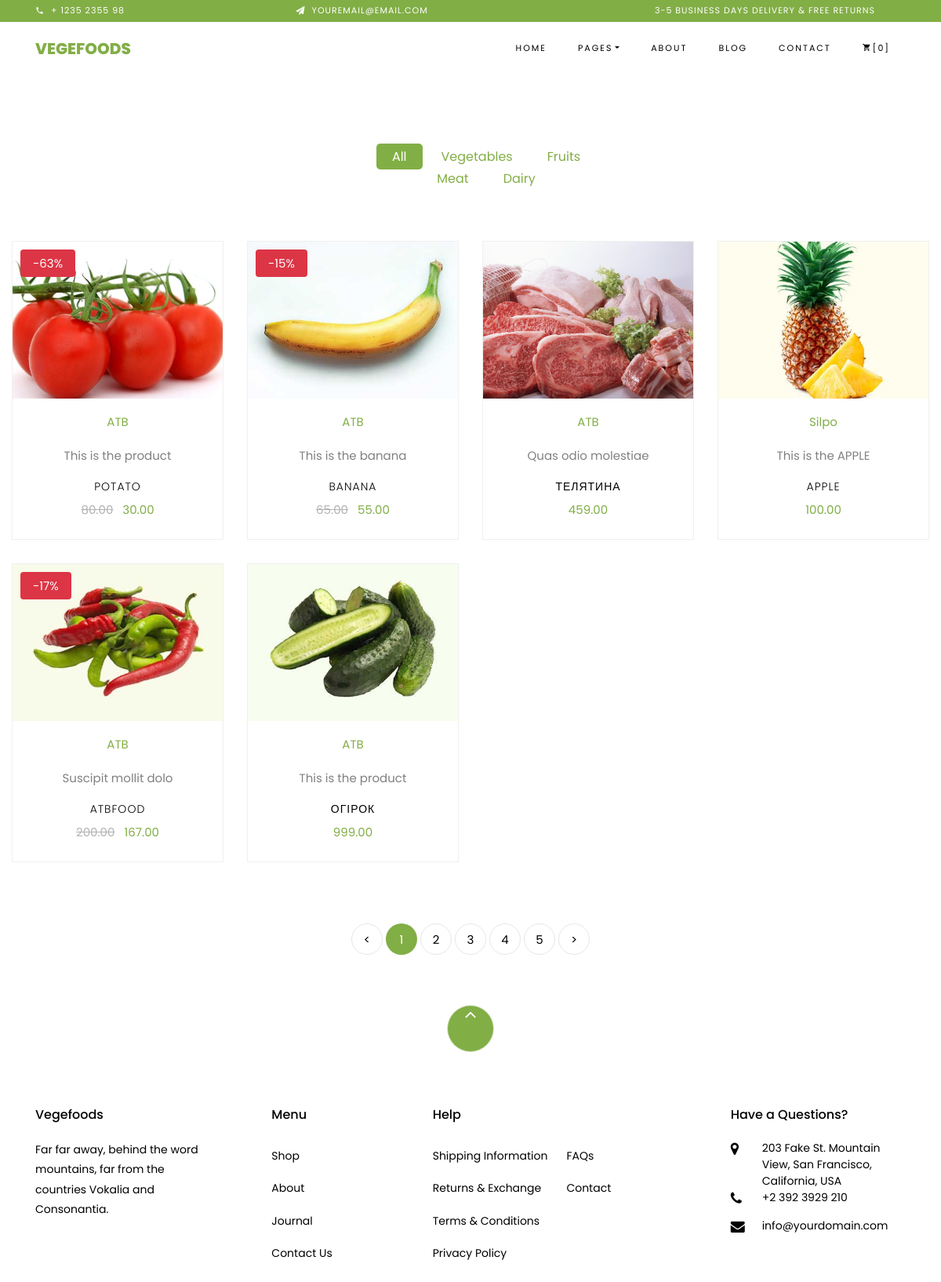
Screenshot of /products/ with the database file from the repository.
### core/models.py (models this page shows, shortened)
class Category(models.Model):
    cid = ShortUUIDField(
        unique=True,
        length=10,
        max_length=30,
        editable=False,
        prefix="cat",
        alphabet="abcdefgh",
    )
    title = models.CharField(max_length=100)
    image = models.ImageField(upload_to="category")
    class Meta:
        verbose_name_plural = "Categories"

class Product(models.Model):
    pid = ShortUUIDField(
        unique=True,
        length=10,
        max_length=20,
        editable=False,
        prefix="prd",
        alphabet="abcdefgh",
    )
    user = models.ForeignKey(User, on_delete=models.SET_NULL, null=True)
    category = models.ForeignKey(
        Category, on_delete=models.SET_NULL, null=True, related_name="category"
    )
    vendor = models.ForeignKey(
        Vendor, on_delete=models.SET_NULL, null=True, related_name="vendor"
    )
    title = models.CharField(max_length=100, default="Fresh Pear")
    image = models.ImageField(upload_to=user_directory_path, default="product.jpg")
    description = models.TextField(null=True, blank=True, default="This is the product")
    price = models.DecimalField(max_digits=9999, decimal_places=2)
    old_price = models.DecimalField(
        max_digits=9999, decimal_places=2, null=True, blank=True
    )
    weight = models.CharField(max_length=10, default="1kg")
    specifications = models.TextField(null=True, blank=True)
    type = models.CharField(max_length=100, default="Organic")
    stock_count = models.CharField(max_length=100, default="10", null=True, blank=True)
    life = models.CharField(max_length=100, default="3", null=True, blank=True)
    mfd = models.DateTimeField(auto_now_add=False, null=True, blank=True)
    product_status = models.CharField(
        choices=STATUS, max_length=10, default="in_review"
    )
    status = models.BooleanField(default=True)
    in_stock = models.BooleanField(default=True)
    featured = models.BooleanField(default=False)
    digital = models.BooleanField(default=False)
    sku = ShortUUIDField(
        unique=True, length=5, max_length=10, prefix="sku", alphabet="1234567890"
    )
    date = models.DateTimeField(auto_now_add=True)
    updated = models.DateTimeField(null=True, blank=True)
    class Meta:
        verbose_name_plural = "Products"
    def get_precentage(self):
        if self.old_price and self.price < self.old_price:
            new_price = (self.price - self.old_price) / self.old_price
            new_price_in_percent = new_price * 100 if new_price != 1 else 0
            return new_price_in_percent
        return 0

class Vendor(models.Model):
    default_description = "What is Lorem Ipsum?Lorem Ipsum is simply dummy text of the printing and typesetting industry. Lorem Ipsum has been the industry's standard dummy text ever since the 1500s, when an unknown printer took a galley of type and scrambled it to make a type specimen book. It has survived not only five centuries, but also the leap into electronic typesetting, remaining essentially unchanged. It was popularised in the 1960s with the release of Letraset sheets containing Lorem Ipsum passages, and more recently with desktop publishing software like Aldus PageMaker including versions of Lorem Ipsum."
    vid = ShortUUIDField(
        unique=True,
        length=10,
        max_length=30,
        editable=False,
        prefix="vend",
        alphabet="abcdefgh",
    )
    title = models.CharField(max_length=100)
    image = models.ImageField(upload_to="vendor", default="vendor.jpg")
    cover_image = models.ImageField(upload_to=user_directory_path, default="vendor.jpg")
    description = models.TextField(null=True, blank=True, default=default_description)
    address = models.CharField(max_length=100, default="1 Main Street.")
    contact = models.CharField(max_length=20, default="+380 069 412 4100")
    chat_resp_time = models.CharField(max_length=100, default="100")
    shipping_on_time = models.CharField(max_length=100, default="1")
    authentic_rating = models.CharField(max_length=100, default="1")
    days_return = models.CharField(max_length=100, default="1")
    warranty_period = models.CharField(max_length=100, default="1")
    date = models.DateTimeField(null=True, blank=True)
    user = models.ForeignKey(User, on_delete=models.SET_NULL, null=True)
    class Meta:
        verbose_name_plural = "Vendor"

### core/views.py (the view)
# urls.py: path("products/", product_list_view, name="product-list"),
def product_list_view(request):
    products = Product.objects.filter()
    context = {"products": products}
    return render(request, "core/shop.html", context)

### core/context_processor.py (called while the page is built)
def default(request):
    categories = Category.objects.all()
    context = {"categories": categories}
    return context

### templates/core/shop.html
{% extends 'partials/base.html' %}
{% load static %}
{% block content %}
  <section class="ftco-section">
    <div class="container-cart">
      <div class="row justify-content-center">
        <div class="col-md-10 mb-5 text-center">
          <ul class="product-category">
            <li>
              <a href="#" class="active">All</a>
            </li>
            {% for category in categories %}
              <li>
                <a href="#">{{ category.title }}</a>
              </li>
            {% endfor %}
          </ul>
        </div>
      </div>
      <div class="row">
          {% include 'include/product-list-card.html' %}
      </div>
    </div> <div class="row mt-5">
      <div class="col text-center">
        <div class="block-27">
          <ul>
            <li>
              <a href="#">&lt;</a>
            </li>
            <li class="active">
              <span>1</span>
            </li>
            <li>
              <a href="#">2</a>
            </li>
            <li>
              <a href="#">3</a>
            </li>
            <li>
              <a href="#">4</a>
            </li>
            <li>
              <a href="#">5</a>
            </li>
            <li>
              <a href="#">&gt;</a>
            </li>
          </ul>
        </div>
      </div>
    </div>
  </section>
{% endblock %}

### templates/partials/base.html (shortened to what this page needs)
{% load static %}
<html>
  <head>
    <link rel="stylesheet" href="https://cdn.jsdelivr.net/npm/bootstrap-icons@1.11.3/font/bootstrap-icons.min.css" />
    <link rel="stylesheet" href="{% static 'css/open-iconic-bootstrap.min.css' %}" />
    <link rel="stylesheet" href="{% static 'css/animate.css' %}" />
    <link rel="stylesheet" href="{% static 'css/owl.carousel.min.css' %}" />
    <link rel="stylesheet" href="{% static 'css/owl.theme.default.min.css' %}" />
    <link rel="stylesheet" href="{% static 'css/magnific-popup.css' %}" />
    <link rel="stylesheet" href="{% static 'css/aos.css' %}" />
    <link rel="stylesheet" href="{% static 'css/ionicons.min.css' %}" />
    <link rel="stylesheet" href="{% static 'css/bootstrap-datepicker.css' %}" />
    <link rel="stylesheet" href="{% static 'css/jquery.timepicker.css' %}" />
    <link rel="stylesheet" href="{% static 'css/flaticon.css' %}" />
    <link rel="stylesheet" href="{% static 'css/icomoon.css' %}" />
    <link rel="stylesheet" href="{% static 'css/style.css' %}" />
    <link rel="stylesheet" href="{% static 'css/modal-product-card.css' %}" />
  </head>
  <body class="goto-here">
    {% include 'include/header.html' %}
    {% block content %}
    {% endblock %}
    {% include 'include/footer.html' %}
  </body>
</html>

### templates/include/header.html (shortened to what this page needs)
{% load static %}
<div class="py-1 bg-primary">
  <div class="container">
    <div class="row no-gutters d-flex align-items-start align-items-center px-md-0">
      <div class="col-lg-12 d-block">
        <div class="row d-flex">
          <div class="col-md pr-4 d-flex topper align-items-center">
            <div class="icon mr-2 d-flex justify-content-center align-items-center"><span
                class="icon-phone2"></span></div>
            <span class="text">+ 1235 2355 98</span>
          </div>
          <div class="col-md pr-4 d-flex topper align-items-center">
            <div class="icon mr-2 d-flex justify-content-center align-items-center"><span
                class="icon-paper-plane"></span></div>
            <span class="text">youremail@email.com</span>
          </div>
          <div class="col-md-5 pr-4 d-flex topper align-items-center text-lg-right">
            <span class="text">3-5 Business days delivery &amp; Free Returns</span>
          </div>
        </div>
      </div>
    </div>
  </div>
</div>
<nav class="navbar navbar-expand-lg navbar-dark ftco_navbar bg-dark ftco-navbar-light" id="ftco-navbar">
  <div class="container">
    <a class="navbar-brand" href="/">Vegefoods</a>
    <div class="collapse navbar-collapse" id="ftco-nav">
      <ul class="navbar-nav ml-auto">
        <li class="nav-item active"><a href="/" class="nav-link">Home</a></li>
        <li class="nav-item dropdown">
          <a class="nav-link dropdown-toggle" href="#" id="dropdown04" data-toggle="dropdown" aria-haspopup="true" aria-expanded="false">Pages</a>
        </li>
        <li class="nav-item"><a href="about.html" class="nav-link">About</a></li>
        <li class="nav-item"><a href="blog.html" class="nav-link">Blog</a></li>
        <li class="nav-item"><a href="contact.html" class="nav-link">Contact</a></li>
        <li class="nav-item cta cta-colored"><a href="cart.html" class="nav-link"><span class="icon-shopping_cart"></span>[0]</a></li>
      </ul>
    </div>
  </div>
</nav>

### templates/include/product-list-card.html (shortened to what this page needs)
{% load static %}
{% for product in products %}
  <div class="col-md-6 col-lg-3 ftco-animate">
    <div class="product">
      <a href="{% url 'core:product-detail' product.pid %}" class="img-prod">
        <div class="img-wrap">
          <img class="img-fluid" src="{{ product.image.url }}" alt="Colorlib Template" />
          {% if product.get_precentage %}
            <div class="text-white bg-danger px-3 py-1 rounded position-absolute" style="top: 10px; left: 10px;">{{ product.get_precentage|floatformat:0 }}%</div>
          {% endif %}
        </div>
      </a>
      <div class="text py-3 pb-4 px-3 text-center">
        <p>
          <a href="#">{{ product.vendor.title }}</a>
        </p>
        <p>{{ product.description|truncatechars:20 }}</p>
        <h3><a href="{% url 'core:product-detail' product.pid %}">{{ product.title }}</a></h3>
        <div class="d-flex">
          <div class="pricing">
            <p class="price">
              {% if product.old_price > product.price %}
                <span class="mr-2 price-dc">{{ product.old_price }}</span>
              {% endif %}
              <span class="price-sale">{{ product.price }}</span>
            </p>
          </div>
        </div>
      </div>
    </div>
  </div>
{% endfor %}

### templates/include/footer.html (shortened to what this page needs)
{% load static %}
<footer class="ftco-footer ftco-section">
  <div class="container">
    <div class="row">
      <div class="mouse">
        <a href="#" class="mouse-icon">
          <div class="mouse-wheel">
            <span class="ion-ios-arrow-up"></span>
          </div>
        </a>
      </div>
    </div>
    <div class="row mb-5">
      <div class="col-md">
        <div class="ftco-footer-widget mb-4">
          <h2 class="ftco-heading-2">Vegefoods</h2>
          <p>Far far away, behind the word mountains, far from the countries Vokalia and Consonantia.</p>
          <ul class="ftco-footer-social list-unstyled float-md-left float-lft mt-5">
          </ul>
        </div>
      </div>
      <div class="col-md">
        <div class="ftco-footer-widget mb-4 ml-md-5">
          <h2 class="ftco-heading-2">Menu</h2>
          <ul class="list-unstyled">
            <li>
              <a href="#" class="py-2 d-block">Shop</a>
            </li>
            <li>
              <a href="#" class="py-2 d-block">About</a>
            </li>
            <li>
              <a href="#" class="py-2 d-block">Journal</a>
            </li>
            <li>
              <a href="#" class="py-2 d-block">Contact Us</a>
            </li>
          </ul>
        </div>
      </div>
      <div class="col-md-4">
        <div class="ftco-footer-widget mb-4">
          <h2 class="ftco-heading-2">Help</h2>
          <div class="d-flex">
            <ul class="list-unstyled mr-l-5 pr-l-3 mr-4">
              <li>
                <a href="#" class="py-2 d-block">Shipping Information</a>
              </li>
              <li>
                <a href="#" class="py-2 d-block">Returns &amp; Exchange</a>
              </li>
              <li>
                <a href="#" class="py-2 d-block">Terms &amp; Conditions</a>
              </li>
              <li>
                <a href="#" class="py-2 d-block">Privacy Policy</a>
              </li>
            </ul>
            <ul class="list-unstyled">
              <li>
                <a href="#" class="py-2 d-block">FAQs</a>
              </li>
              <li>
                <a href="#" class="py-2 d-block">Contact</a>
              </li>
            </ul>
          </div>
        </div>
      </div>
      <div class="col-md">
        <div class="ftco-footer-widget mb-4">
          <h2 class="ftco-heading-2">Have a Questions?</h2>
          <div class="block-23 mb-3">
            <ul>
              <li>
                <span class="icon icon-map-marker"></span><span class="text">203 Fake St. Mountain View, San Francisco, California, USA</span>
              </li>
              <li>
                <a href="#"><span class="icon icon-phone"></span><span class="text">+2 392 3929 210</span></a>
              </li>
              <li>
                <a href="#"><span class="icon icon-envelope"></span><span class="text">info@yourdomain.com</span></a>
              </li>
            </ul>
          </div>
        </div>
      </div>
    </div>
  </div>
</footer>

### static/css/icomoon.css (style rules this page uses)
[class^="icon-"], [class*=" icon-"] { font-family: 'icomoon' !important; speak: none; font-style: normal; font-weight: normal; font-variant: normal; text-transform: none; line-height: 1; -webkit-font-smoothing: antialiased; -moz-osx-font-smoothing: grayscale; }
.icon-map-marker:before { content: "\f041"; }
.icon-phone:before { content: "\f095"; }
.icon-envelope:before { content: "\f0e0"; }
.icon-paper-plane:before { content: "\f1d8"; }
.icon-phone2:before { content: "\e0cd"; }
.icon-shopping_cart:before { content: "\e8cc"; }

### static/css/modal-product-card.css (style rules this page uses)
:root { --vs-primary: 29 92 255; }

### rows the page displays
Category: title "Vegetables"
Category: title "Fruits"
Category: title "Meat"
Category: title "Dairy"
Product: image (picture), get_precentage "-63", vendor "ATB", description "This is the product", title "POTATO"
Product: image (picture), get_precentage "-15", vendor "ATB", description "This is the banana", title "BANANA"
Product: image (picture), vendor "ATB", description "Quas odio molestiae", title "ТЕЛЯТИНА", price "459.00"
Product: image (picture), vendor "Silpo", description "This is the APPLE", title "APPLE", price "100.00"
Product: image (picture), get_precentage "-17", vendor "ATB", description "Suscipit mollit dolo", title "ATBFOOD"
Product: image (picture), vendor "ATB", description "This is the product", title "ОГІРОК", price "999.00"
